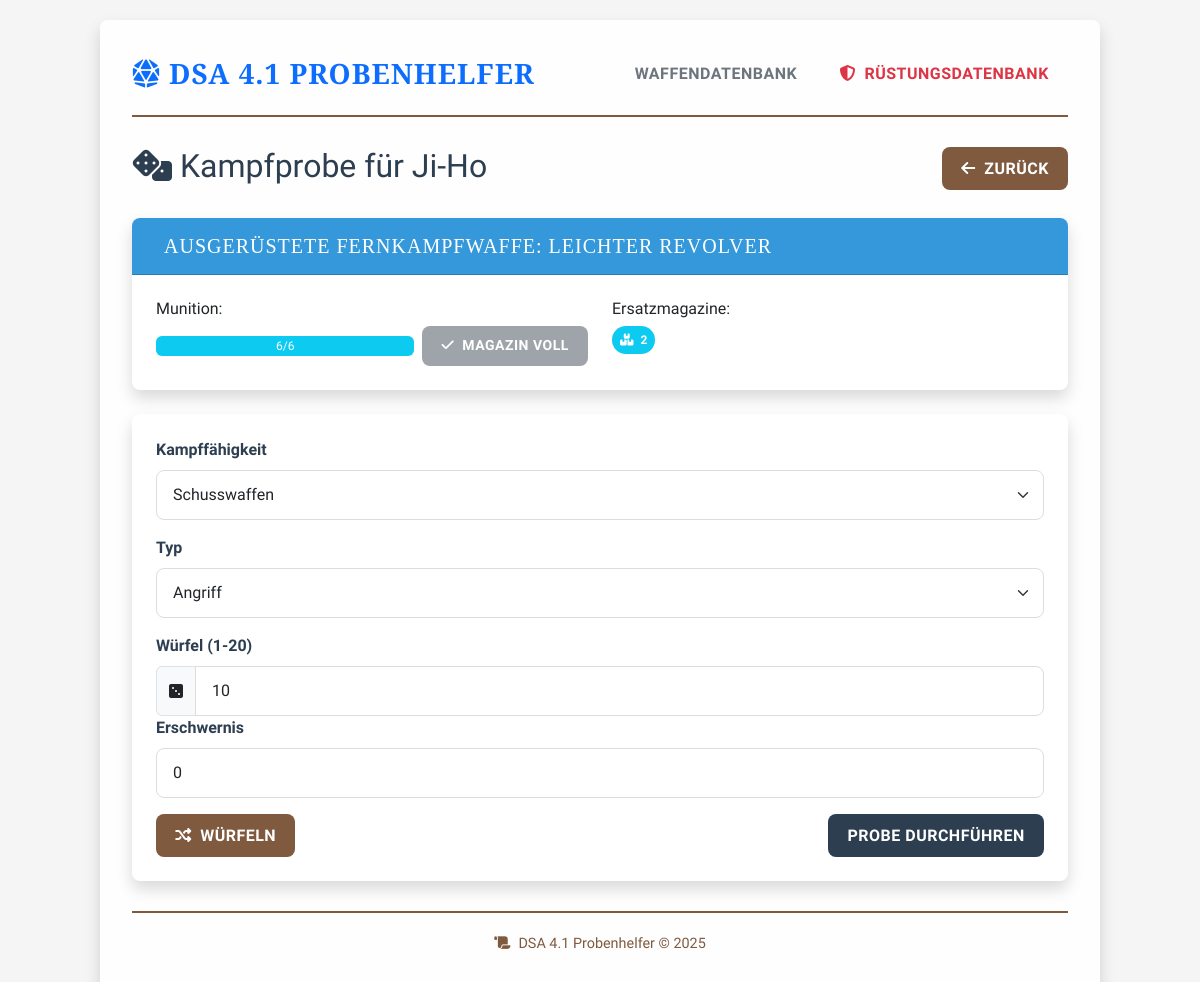
/character/1/combat_probe, run on the app's committed database.
### app.py (models this page shows, shortened)
class Character(db.Model):
    id = db.Column(db.Integer, primary_key=True)
    name = db.Column(db.String(100), nullable=False)
    lp = db.Column(db.Integer, nullable=False)
    ap = db.Column(db.Integer, nullable=False)
    op = db.Column(db.Integer, nullable=False)
    chi = db.Column(db.Integer, nullable=False, default=0)  # Neue Spalte für Chi-Punkte
    rs_wert = db.Column(db.Integer, nullable=False)
    pa_basis = db.Column(db.Integer, nullable=False)
    at_basis = db.Column(db.Integer, nullable=False)
    wundschwelle = db.Column(db.Integer, nullable=False)
    damage = db.Column(db.Integer, nullable=False)
    wunden = db.Column(db.Integer, nullable=False)
    initiative = db.Column(db.Integer, nullable=False)
    mut = db.Column(db.Integer, nullable=False)
    klugheit = db.Column(db.Integer, nullable=False)
    intuition = db.Column(db.Integer, nullable=False)
    charisma = db.Column(db.Integer, nullable=False)
    fingerfertigkeit = db.Column(db.Integer, nullable=False)
    gewandtheit = db.Column(db.Integer, nullable=False)
    konstitution = db.Column(db.Integer, nullable=False)
    koerperkraft = db.Column(db.Integer, nullable=False)
    be = db.Column(db.Integer, default=0)
    talente = db.relationship('Talent', backref='character', lazy=True, cascade="all, delete-orphan")
    melee_weapon_links = db.relationship('CharacterMeleeWeapon', backref='character', lazy=True, cascade="all, delete-orphan")
    ranged_weapon_links = db.relationship('CharacterRangedWeapon', backref='character', lazy=True, cascade="all, delete-orphan")
    parry_weapon_links = db.relationship('CharacterParryWeapon', backref='character', lazy=True, cascade="all, delete-orphan")
    armor_links = db.relationship('CharacterArmor', backref='character', lazy=True, cascade="all, delete-orphan")

class Weapon(db.Model):
    __abstract__ = True
    id = db.Column(db.Integer, primary_key=True)
    name = db.Column(db.String(100), nullable=False)

class RangedWeapon(Weapon):
    __tablename__ = 'ranged_weapon'
    be = db.Column(db.Integer, default=0)  # Behinderung
    tp = db.Column(db.String(20), nullable=False)  # z.B. "1W6+4"
    reichweite = db.Column(db.String(50), nullable=False)  # z.B. "5/10/15/25/40"
    tp_mod_entfernung = db.Column(db.String(50), nullable=False)  # z.B. "+2/+1/0/-1/-3"
    ladezeit_einzeln = db.Column(db.Integer, default=1)  # Ladezeit innerhalb eines Magazins
    ladezeit_magazin = db.Column(db.Integer, nullable=True)  # Ladezeit für Magazinwechsel, NULL wenn kein Magazin
    munition_max = db.Column(db.Integer, default=0)  # Maximale Munition
    character_links = db.relationship('CharacterRangedWeapon', backref='weapon', lazy=True, cascade="all, delete-orphan")

class CharacterRangedWeapon(db.Model):
    __tablename__ = 'character_ranged_weapon'
    id = db.Column(db.Integer, primary_key=True)
    character_id = db.Column(db.Integer, db.ForeignKey('character.id'), nullable=False)
    weapon_id = db.Column(db.Integer, db.ForeignKey('ranged_weapon.id'), nullable=False)
    equipped = db.Column(db.Boolean, default=False)
    munition_aktuell = db.Column(db.Integer, default=0)  # Aktuelle Munition
    magazine_count = db.Column(db.Integer, default=0)  # Anzahl zusätzlicher Magazine

### app.py (the view, shortened to what this page needs)
@app.route('/character/<int:character_id>/combat_probe', methods=['GET', 'POST'])
def combat_probe(character_id):
    character = db.session.get(Character, character_id)
    if character is None:
        abort(404)
    form = CombatProbeForm()
    s = select(CombatSkill).where(CombatSkill.character_id == character_id)
    combat_skills = db.session.execute(s).scalars().all()
    form.skill_id.choices = [(cs.id, cs.name) for cs in combat_skills]
    result = None
    details = None
    if not combat_skills:
        flash('Füge zuerst eine Kampffähigkeit für diesen Charakter hinzu!', 'warning')
        return redirect(url_for('character_combat_skills', character_id=character_id))
    if not form.w1.data:
        form.w1.data = 10
    return render_template('combat_probe.html',
                         form=form,
                         character=character,
                         result=result,
                         details=details)

### app.py
class CombatProbeForm(FlaskForm):
    skill_id = SelectField('Kampffähigkeit', coerce=int)
    wert_typ = SelectField('Typ', choices=[('attacke', 'Angriff'), ('parade', 'Parade')])
    w1 = IntegerField('Würfel (1-20)', validators=[NumberRange(min=1, max=20)])
    erschwernis = IntegerField('Erschwernis', default=0)
    submit = SubmitField('Probe durchführen')

### templates/combat_probe.html (shortened to what this page needs)
{% extends "layout.html" %}
{% block content %}
<div class="row mb-4">
  <div class="col">
    <h2><i class="fas fa-dice me-2"></i>Kampfprobe für {{ character.name }}</h2>
  </div>
  <div class="col text-end">
    <a href="{{ url_for('character_combat_skills', character_id=character.id) }}" class="btn btn-secondary">
      <i class="fas fa-arrow-left me-1"></i> Zurück
    </a>
  </div>
</div>
{% set equipped_ranged = character.ranged_weapon_links|selectattr('equipped', 'eq', true)|list %}
{% if equipped_ranged %}
  {% set ranged_weapon = equipped_ranged[0] %}
  <div class="card mb-4">
    <div class="card-header bg-info text-white">
      <h5 class="mb-0">Ausgerüstete Fernkampfwaffe: {{ ranged_weapon.weapon.name }}</h5>
    </div>
    <div class="card-body">
      <div class="row">
        <div class="col-md-6">
          <h6>Munition:</h6>
          <div class="d-flex align-items-center">
            <div class="progress flex-grow-1 me-2" style="height: 20px;">
              {% set percent = (ranged_weapon.munition_aktuell / ranged_weapon.weapon.munition_max * 100) if ranged_weapon.weapon.munition_max > 0 else 0 %}
              <div class="progress-bar {% if ranged_weapon.munition_aktuell == 0 %}bg-danger{% elif ranged_weapon.munition_aktuell <= 3 %}bg-warning{% else %}bg-info{% endif %}"
                   role="progressbar" style="width: {{ percent }}%"
                   aria-valuenow="{{ ranged_weapon.munition_aktuell }}" aria-valuemin="0" aria-valuemax="{{ ranged_weapon.weapon.munition_max }}">
                {{ ranged_weapon.munition_aktuell }}/{{ ranged_weapon.weapon.munition_max }}
              </div>
            </div>
            {% if ranged_weapon.magazine_count > 0 and ranged_weapon.munition_aktuell < ranged_weapon.weapon.munition_max %}
            <a href="{{ url_for('reload_ranged_weapon', link_id=ranged_weapon.id, return_to='combat') }}" class="btn btn-info btn-sm">
              <i class="fas fa-sync-alt me-1"></i> Nachladen
            </a>
            {% elif ranged_weapon.magazine_count > 0 %}
            <button class="btn btn-secondary btn-sm" disabled>
              <i class="fas fa-check me-1"></i> Magazin voll
            </button>
            {% else %}
            <button class="btn btn-secondary btn-sm" disabled>
              <i class="fas fa-sync-alt me-1"></i> Keine Magazine
            </button>
            {% endif %}
          </div>
        </div>
        <div class="col-md-6">
          <h6>Ersatzmagazine:</h6>
          <span class="badge {% if ranged_weapon.magazine_count > 0 %}bg-info{% else %}bg-danger{% endif %} p-2">
            <i class="fas fa-boxes me-1"></i> {{ ranged_weapon.magazine_count }}
          </span>
        </div>
      </div>
    </div>
  </div>
{% endif %}
<form method="POST">
  <div class="card mb-4">
    <div class="card-body">
      <div class="mb-3">
        {{ form.skill_id.label(class="form-label") }}
        {{ form.skill_id(class="form-select") }}
      </div>
      <div class="mb-3">
        {{ form.wert_typ.label(class="form-label") }}
        {{ form.wert_typ(class="form-select") }}
      </div>
      <div class="form-group">
        {{ form.w1.label(class="form-label") }}
        <div class="input-group">
            <span class="input-group-text"><i class="fas fa-dice-three"></i></span>
            <input type="number" name="w1" class="form-control" min="1" max="20" value="{{ form.w1.data or '' }}">
        </div>
      </div>
      <div class="mb-3">
        {{ form.erschwernis.label(class="form-label") }}
        {{ form.erschwernis(class="form-control") }}
      </div>
      <div class="d-flex justify-content-between">
        <button type="submit" name="wuerfeln" value="1" class="btn btn-secondary">
          <i class="fas fa-random me-1"></i> Würfeln
        </button>
        <button type="submit" name="submit" class="btn btn-primary"
          >
          {{ form.submit.label.text }}
        </button>
      </div>
    </div>
  </div>
</form>
{% endblock %}

### templates/layout.html (style rules this page uses)
:root { --primary-color: #2c3e50; --secondary-color: #7f5a3f; --accent-color: #c0392b; --success-color: #27ae60; --danger-color: #c0392b; --info-color: #3498db; --dark-color: #1a1a1a; --light-color: #f8f9fa; --border-radius: 0.5rem; --card-shadow: 0 0.5rem 1rem rgba(0, 0, 0, 0.15); --transition-speed: 0.3s; }
body { font-family: 'Raleway', sans-serif; color: var(--primary-color); background-color: #f5f5f5; background-image: url('https://www.transparenttextures.com/patterns/parchment.png'); padding-top: 20px; padding-bottom: 20px; }
.btn { transition: all var(--transition-speed); border-radius: var(--border-radius); font-weight: 600; text-transform: uppercase; letter-spacing: 0.5px; padding: 0.6rem 1.2rem; border: none; }
.btn-primary { background-color: var(--primary-color); }
.btn-secondary { background-color: var(--secondary-color); }
.card { border: none; border-radius: var(--border-radius); overflow: hidden; box-shadow: var(--card-shadow); transition: all var(--transition-speed); margin-bottom: 1.5rem; }
.card-header { background-color: var(--primary-color); color: white; font-family: 'Cinzel', serif; font-weight: 700; text-transform: uppercase; letter-spacing: 1px; padding: 1rem 1.5rem; }
.card-header.bg-info { background-color: var(--info-color) !important; }
.card-body { padding: 1.5rem; }
.form-control, .form-select { border-radius: var(--border-radius); padding: 0.75rem 1rem; border: 1px solid #ddd; transition: all var(--transition-speed); }
.form-label { font-weight: 600; color: var(--primary-color); margin-bottom: 0.5rem; }
.badge { padding: 0.5em 0.75em; font-weight: 600; border-radius: 50rem; }

### data on the page
Character: name "Ji-Ho"
RangedWeapon: weapon.name "LEICHTER REVOLVER", weapon.munition_max "6"
CharacterRangedWeapon: munition_aktuell "6", magazine_count "2"
